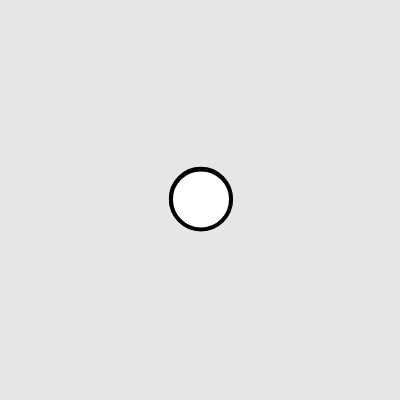
Frame 1 (no input)
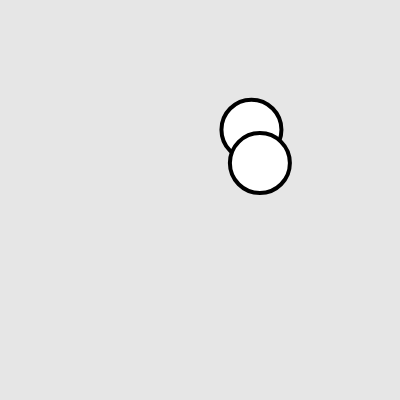
Frame 60 (no input)
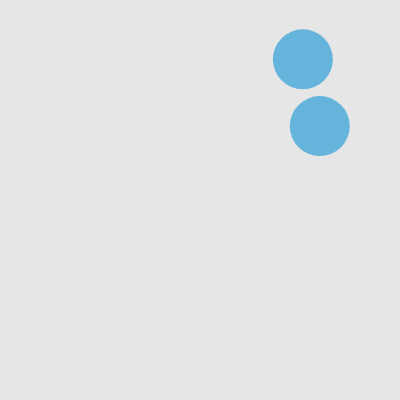
Frame 120 (the mouse pressed at the canvas centre since frame 60)

The p5.js sketch that drew these frames (run headless with seeded random() and noise() and a simulated clock; from frame 60 on, the mouse is pressed at the canvas centre):

// p5.js sketch
// ── sketch.js
// DM2008 – Activity 5a
// Colliding Circles (30 min)

let balls = [];

function setup() {
  createCanvas(400, 400);

  // Step 1: create two Ball objects
  balls.push(new Ball(width/2, height/2));
  balls.push(new Ball(200, 200));
}

function draw() {
  background(230);

  // Step 2: update and display each ball
  for (let i = 0; i < balls.length; i++) {
    let b = balls[i];
    b.move();
    b.show();
    b.checkCollision(balls);

  }
}

class Ball {
  constructor(x, y) {
    this.pos = createVector(x, y);
    this.r = 30;
    this.vel = createVector(random(-2, 2), random(-2, 2));
  }

  move() {
    this.pos.add(this.vel);
    if (this.pos.x <= 0 + this.r || this.pos.x >= width - this.r){
      this.vel.x*=-1
    }
    if (this.pos.y <= 0 + this.r || this.pos.y >= height - this.r){
      this.vel.y*=-1
    }
  }

  show() {
    fill(100, 180, 220);
    noStroke();
    ellipse(this.pos.x, this.pos.y, this.r * 2);
  }
  
  checkCollision(others) {
    for (let i = 0; i < others.length; i++) {
      // Make sure we do not compare the ball to itself
      if (others[i] !== this) {
        let other = others[i];
        let d = dist(this.pos.x, this.pos.y, other.pos.x, other.pos.y);
        if (d < this.r + other.r) {
          push()
          stroke(0,0,0)
          strokeWeight (4)
          fill(255,255,255)
          ellipse(this.pos.x,this.pos.y,this.r*2)
          
          pop()
    
    
    
  }
      
    }

}}}
